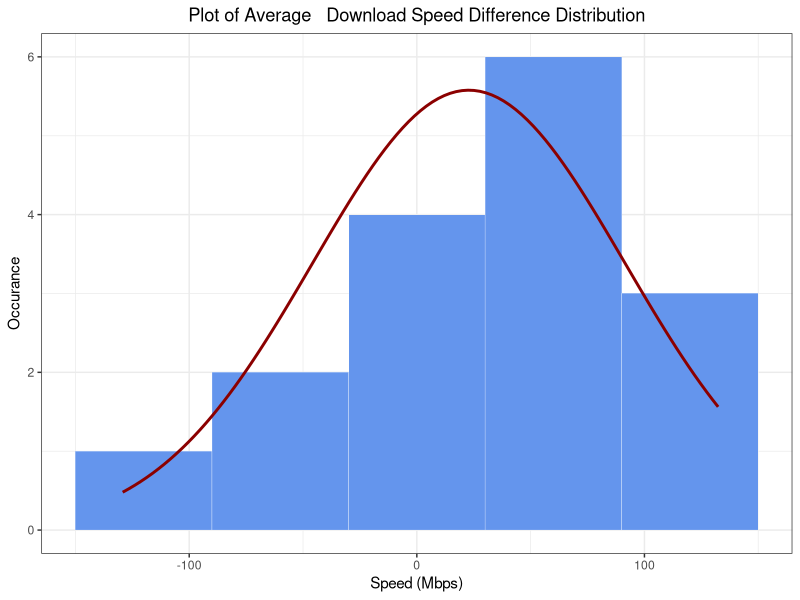
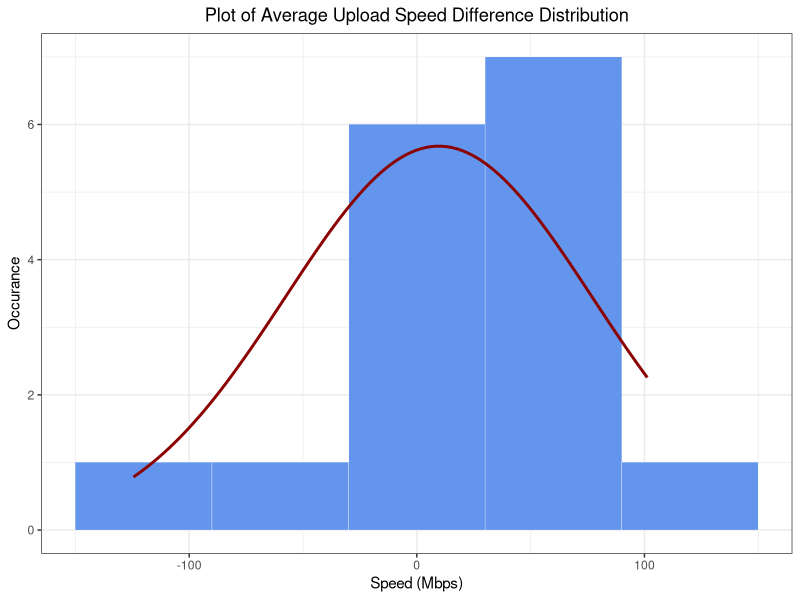

Source code (R) for these figures, in order:
## ---- chunk 1
# if not installed use: install.packages("package_name")
suppressWarnings(library(readxl))
suppressWarnings(library(psych))

hanson_data= read_excel("datasheet.xlsx", sheet="Hanson")
oldmain_data= read_excel("datasheet.xlsx", sheet="Old Main")
## ---- chunk 2
# get the differece between download and upload speeds for each building
result <-
  data.frame(
    download_diff = hanson_data$`Download Speed (Mbps)` - oldmain_data$`Download Speed (Mbps)`,
    upload_diff = hanson_data$`Upload Speed (Mbps)` - oldmain_data$`Upload Speed (Mbps)`
  )

## ---- chunk 3
h_download_mean = mean(hanson_data$`Download Speed (Mbps)`)
h_upload_mean = mean(hanson_data$`Upload Speed (Mbps)`)
h_download_sd = sd(hanson_data$`Download Speed (Mbps)`)
h_upload_sd = sd(hanson_data$`Upload Speed (Mbps)`)
## ---- chunk 4
o_download_mean = mean(oldmain_data$`Download Speed (Mbps)`)
o_upload_mean = mean(oldmain_data$`Upload Speed (Mbps)`)
o_download_sd = sd(oldmain_data$`Download Speed (Mbps)`)
o_upload_sd = sd(oldmain_data$`Upload Speed (Mbps)`)
## ---- chunk 5
download_sd = sd(result$download_diff)
download_mean = mean(result$download_diff)

upload_sd = sd(result$upload_diff)
upload_mean = mean(result$upload_diff)
## ---- chunk 6
summary(result$download_diff)
## ---- chunk 7
summary(result$upload_diff)
## ---- chunk 8
download_sd <- sd(result$download_diff)
download_mean <- mean(result$download_diff)

upload_sd <- sd(result$upload_diff)
upload_mean <- mean(result$upload_diff)

#use ggplot2
library(ggplot2)

plot_dist_hist <- function(n, mean, sd, binwidth) {
  df <- data.frame(x = rnorm(n, mean, sd))
  ggplot(df, aes(
    x = x,
    mean = mean,
    sd = sd,
    binwidth = binwidth,
    n = n
  )) +
    theme_bw() +
    geom_histogram(
      binwidth = binwidth,
      colour = "white",
      fill = "cornflowerblue",
      linewidth = 0.1
    ) +
    stat_function(
      fun = function(x)
        dnorm(x, mean = mean, sd = sd) * n * binwidth,
      color = "darkred",
      linewidth = 1
    ) + 
    theme(plot.title = element_text(hjust = 0.5)) 
}
n = nrow(result)
binwidth = 60 # passed to geom_histogram and stat_function
set.seed(1)

plot_dist_hist(n, download_mean, download_sd, binwidth) + labs(title = "Plot of Average   Download Speed Difference Distribution", x = "Speed (Mbps)", y = "Occurance")

plot_dist_hist(n, upload_mean, upload_sd, binwidth) + labs(title = "Plot of Average Upload Speed Difference Distribution",x ="Speed (Mbps)", y = "Occurance")

